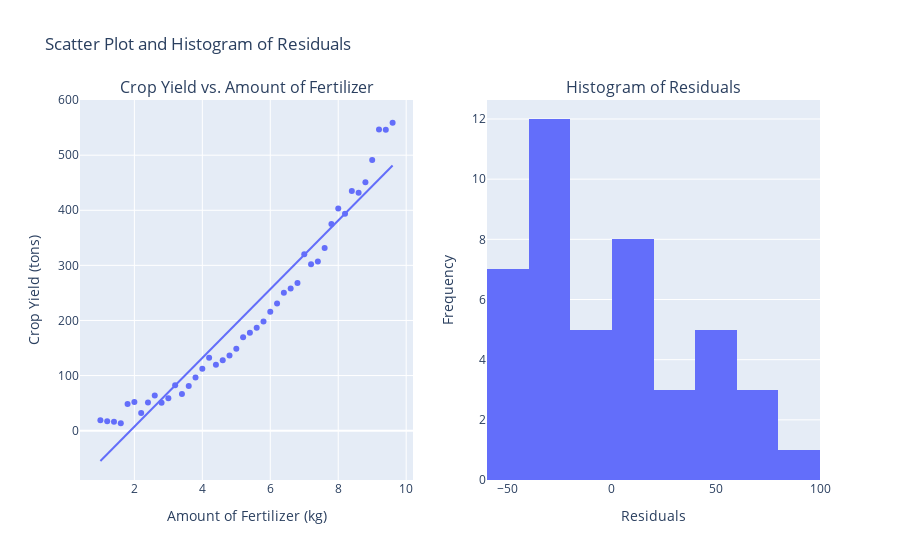

Notebook code for this chart:
### Code cell
#Assumption1 Linearity 
#There's a linear relationship in the parameters.
#Assumption2 Independence 
#Error(residual) is independent
#Assumption 3 - Common Error variance 
#The errors have a common variance 𝜎^2
#Assumption 4 - Normality of Errors 
#the errors are normally distributed with a mean and variance
import pandas as pd
from scipy import stats
import plotly.express as px
from plotly.subplots import make_subplots

# This data shows the relationship between the amount of fertilizer used and crop yield
data = {'Amount of Fertilizer (kg) (x)': [1, 1.2, 1.4, 1.6, 1.8, 2, 2.2, 2.4, 2.6, 
                                          2.8, 3, 3.2, 3.4, 3.6, 3.8, 4, 4.2, 4.4, 
                                          4.6, 4.8, 5, 5.2, 5.4, 5.6, 5.8, 6, 6.2, 
                                          6.4, 6.6, 6.8, 7, 7.2, 7.4, 7.6, 7.8, 8, 
                                          8.2, 8.4, 8.6, 8.8,9, 9.2, 9.4, 9.6],
        'Crop Yield (tons) (Y)': [18.7, 16.9, 16.1, 13.4, 48.4, 51.9, 31.8, 51.3, 
                                  63.9, 50.6, 58.7, 82.4, 66.7, 81.2, 96.5, 112.2, 
                                  132.5, 119.8, 127.7, 136.3, 148.5, 169.4, 177.9, 
                                  186.7, 198.1, 215.7, 230.7, 250.4, 258. , 267.8, 
                                  320.4, 302. , 307.2, 331.5, 375.3, 403.4, 393.5,
                                  434.9, 431.9, 451.1, 491.2, 546.8, 546.4, 558.9]}
df = pd.DataFrame(data)
fig1 = px.scatter(df, x='Amount of Fertilizer (kg) (x)', y='Crop Yield (tons) (Y)',
                  trendline='ols', title='Crop Yield vs. Amount of Fertilizer')

# Perform linear regression using scipy.stats
slope, intercept, r_value, p_value, std_err = \
    stats.linregress(df['Amount of Fertilizer (kg) (x)'], df['Crop Yield (tons) (Y)'])
# Predict the values and calculate residuals
y_hat = intercept + slope * df['Amount of Fertilizer (kg) (x)']
residuals = df['Crop Yield (tons) (Y)'] - y_hat
df['Residuals'] = residuals
fig2 = px.histogram(df, x='Residuals', nbins=10, title='Histogram of Residuals',
                    labels={'Residuals': 'Residuals'})

fig = make_subplots(rows=1, cols=2,
                    subplot_titles=('Crop Yield vs. Amount of Fertilizer', 
                                    'Histogram of Residuals'))
for trace in fig1.data:
    fig.add_trace(trace, row=1, col=1)
for trace in fig2.data:
    fig.add_trace(trace, row=1, col=2)
fig.update_layout(title='Scatter Plot and Histogram of Residuals',
    xaxis_title='Amount of Fertilizer (kg)', yaxis_title='Crop Yield (tons)',
    xaxis2_title='Residuals', yaxis2_title='Frequency', showlegend=False)

fig.show()

#the graph of residuals vs. frequency is not normal distributed

### Figure 1 — Plotly figure (JSON) as saved in the notebook; plotly's stock layout.template omitted (floating-point values rounded to 4 significant figures)
{"data": [{"hovertemplate": "Amount of Fertilizer (kg) (x)=%{x}<br>Crop Yield (tons) (Y)=%{y}<extra></extra>", "legendgroup": "", "marker": {"color": "#636efa", "symbol": "circle"}, "mode": "markers", "name": "", "orientation": "v", "showlegend": false, "type": "scatter", "x": [1, 1.2, 1.4, 1.6, 1.8, 2, 2.2, 2.4, 2.6, 2.8, 3, 3.2, 3.4, 3.6, 3.8, 4, 4.2, 4.4, 4.6, 4.8, 5, 5.2, 5.4, 5.6, 5.8, 6, 6.2, 6.4, 6.6, 6.8, 7, 7.2, 7.4, 7.6, 7.8, 8, 8.2, 8.4, 8.6, 8.8, 9, 9.2, 9.4, 9.6], "xaxis": "x", "y": [18.7, 16.9, 16.1, 13.4, 48.4, 51.9, 31.8, 51.3, 63.9, 50.6, 58.7, 82.4, 66.7, 81.2, 96.5, 112.2, 132.5, 119.8, 127.7, 136.3, 148.5, 169.4, 177.9, 186.7, 198.1, 215.7, 230.7, 250.4, 258, 267.8, 320.4, 302, 307.2, 331.5, 375.3, 403.4, 393.5, 434.9, 431.9, 451.1, 491.2, 546.8, 546.4, 558.9], "yaxis": "y"}, {"hovertemplate": "<b>OLS trendline</b><br>Crop Yield (tons) (Y) = 62.3653 * Amount of Fertilizer (kg) (x) + -117.475<br>R<sup>2</sup>=0.940931<br><br>Amount of Fertilizer (kg) (x)=%{x}<br>Crop Yield (tons) (Y)=%{y} <b>(trend)</b><extra></extra>", "legendgroup": "", "marker": {"color": "#636efa", "symbol": "circle"}, "mode": "lines", "name": "", "showlegend": false, "type": "scatter", "x": [1, 1.2, 1.4, 1.6, 1.8, 2, 2.2, 2.4, 2.6, 2.8, 3, 3.2, 3.4, 3.6, 3.8, 4, 4.2, 4.4, 4.6, 4.8, 5, 5.2, 5.4, 5.6, 5.8, 6, 6.2, 6.4, 6.6, 6.8, 7, 7.2, 7.4, 7.6, 7.8, 8, 8.2, 8.4, 8.6, 8.8, 9, 9.2, 9.4, 9.6], "xaxis": "x", "y": [-55.11, -42.64, -30.16, -17.69, -5.217, 7.256, 19.73, 32.2, 44.68, 57.15, 69.62, 82.09, 94.57, 107.0, 119.5, 132.0, 144.5, 156.9, 169.4, 181.9, 194.4, 206.8, 219.3, 231.8, 244.2, 256.7, 269.2, 281.7, 294.1, 306.6, 319.1, 331.6, 344.0, 356.5, 369.0, 381.4, 393.9, 406.4, 418.9, 431.3, 443.8, 456.3, 468.8, 481.2], "yaxis": "y"}, {"alignmentgroup": "True", "bingroup": "x", "hovertemplate": "Residuals=%{x}<br>count=%{y}<extra></extra>", "legendgroup": "", "marker": {"color": "#636efa", "pattern": {"shape": ""}}, "name": "", "nbinsx": 10, "offsetgroup": "", "orientation": "v", "showlegend": false, "type": "histogram", "x": [73.81, 59.54, 46.26, 31.09, 53.62, 44.64, 12.07, 19.1, 19.22, -6.548, -10.92, 0.3058, -27.87, -25.84, -23.01, -19.79, -11.96, -37.13, -41.71, -45.58, -45.85, -37.42, -41.4, -45.07, -46.14, -41.02, -38.49, -31.26, -36.14, -38.81, 1.318, -29.56, -36.83, -25.0, 6.325, 21.95, -0.4207, 28.51, 13.03, 19.76, 47.39, 90.51, 77.64, 77.67], "xaxis": "x2", "yaxis": "y2"}], "layout": {"annotations": [{"font": {"size": 16}, "showarrow": false, "text": "Crop Yield vs. Amount of Fertilizer", "x": 0.225, "xanchor": "center", "xref": "paper", "y": 1, "yanchor": "bottom", "yref": "paper"}, {"font": {"size": 16}, "showarrow": false, "text": "Histogram of Residuals", "x": 0.775, "xanchor": "center", "xref": "paper", "y": 1, "yanchor": "bottom", "yref": "paper"}], "showlegend": false, "title": {"text": "Scatter Plot and Histogram of Residuals"}, "xaxis": {"anchor": "y", "domain": [0, 0.45], "title": {"text": "Amount of Fertilizer (kg)"}}, "xaxis2": {"anchor": "y2", "domain": [0.55, 1], "title": {"text": "Residuals"}}, "yaxis": {"anchor": "x", "domain": [0, 1], "title": {"text": "Crop Yield (tons)"}}, "yaxis2": {"anchor": "x2", "domain": [0, 1], "title": {"text": "Frequency"}}}}
